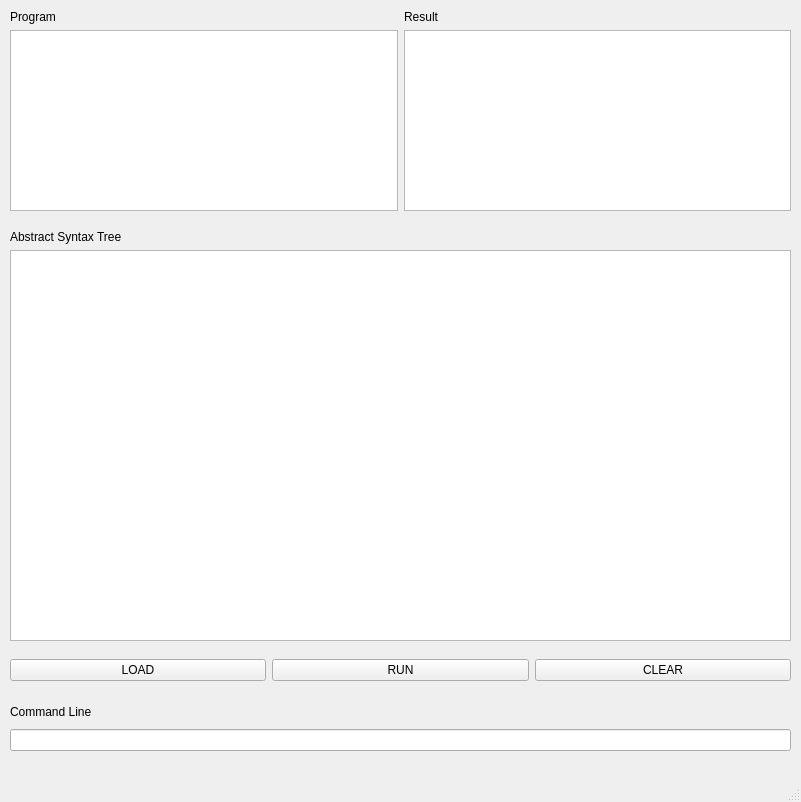
<?xml version="1.0" encoding="UTF-8"?>
<ui version="4.0">
 <class>MainWindow</class>
 <widget class="QMainWindow" name="MainWindow">
  <property name="geometry">
   <rect>
    <x>0</x>
    <y>0</y>
    <width>801</width>
    <height>802</height>
   </rect>
  </property>
  <property name="windowTitle">
   <string>MainWindow</string>
  </property>
  <widget class="QWidget" name="centralwidget">
   <widget class="QWidget" name="horizontalLayoutWidget">
    <property name="geometry">
     <rect>
      <x>10</x>
      <y>10</y>
      <width>781</width>
      <height>201</height>
     </rect>
    </property>
    <layout class="QHBoxLayout" name="horizontalLayout">
     <item>
      <layout class="QVBoxLayout" name="verticalLayout_2">
       <item>
        <widget class="QLabel" name="label_code">
         <property name="text">
          <string>Program</string>
         </property>
        </widget>
       </item>
       <item>
        <widget class="QTextBrowser" name="textBrowser_code">
         <property name="html">
          <string>&lt;!DOCTYPE HTML PUBLIC &quot;-//W3C//DTD HTML 4.0//EN&quot; &quot;http://www.w3.org/TR/REC-html40/strict.dtd&quot;&gt;
&lt;html&gt;&lt;head&gt;&lt;meta name=&quot;qrichtext&quot; content=&quot;1&quot; /&gt;&lt;style type=&quot;text/css&quot;&gt;
p, li { white-space: pre-wrap; }
&lt;/style&gt;&lt;/head&gt;&lt;body style=&quot; font-family:'SimSun'; font-size:9pt; font-weight:400; font-style:normal;&quot;&gt;
&lt;p style=&quot;-qt-paragraph-type:empty; margin-top:0px; margin-bottom:0px; margin-left:0px; margin-right:0px; -qt-block-indent:0; text-indent:0px;&quot;&gt;&lt;br /&gt;&lt;/p&gt;&lt;/body&gt;&lt;/html&gt;</string>
         </property>
        </widget>
       </item>
      </layout>
     </item>
     <item>
      <layout class="QVBoxLayout" name="verticalLayout">
       <item>
        <widget class="QLabel" name="label_result">
         <property name="text">
          <string>Result</string>
         </property>
        </widget>
       </item>
       <item>
        <widget class="QTextBrowser" name="textBrowser_result">
         <property name="html">
          <string>&lt;!DOCTYPE HTML PUBLIC &quot;-//W3C//DTD HTML 4.0//EN&quot; &quot;http://www.w3.org/TR/REC-html40/strict.dtd&quot;&gt;
&lt;html&gt;&lt;head&gt;&lt;meta name=&quot;qrichtext&quot; content=&quot;1&quot; /&gt;&lt;style type=&quot;text/css&quot;&gt;
p, li { white-space: pre-wrap; }
&lt;/style&gt;&lt;/head&gt;&lt;body style=&quot; font-family:'SimSun'; font-size:9pt; font-weight:400; font-style:normal;&quot;&gt;
&lt;p style=&quot;-qt-paragraph-type:empty; margin-top:0px; margin-bottom:0px; margin-left:0px; margin-right:0px; -qt-block-indent:0; text-indent:0px;&quot;&gt;&lt;br /&gt;&lt;/p&gt;&lt;/body&gt;&lt;/html&gt;</string>
         </property>
        </widget>
       </item>
      </layout>
     </item>
    </layout>
   </widget>
   <widget class="QWidget" name="verticalLayoutWidget">
    <property name="geometry">
     <rect>
      <x>10</x>
      <y>230</y>
      <width>781</width>
      <height>411</height>
     </rect>
    </property>
    <layout class="QVBoxLayout" name="verticalLayout_3">
     <item>
      <widget class="QLabel" name="label_tree">
       <property name="text">
        <string>Abstract Syntax Tree</string>
       </property>
      </widget>
     </item>
     <item>
      <widget class="QTextBrowser" name="textBrowser_tree">
       <property name="html">
        <string>&lt;!DOCTYPE HTML PUBLIC &quot;-//W3C//DTD HTML 4.0//EN&quot; &quot;http://www.w3.org/TR/REC-html40/strict.dtd&quot;&gt;
&lt;html&gt;&lt;head&gt;&lt;meta name=&quot;qrichtext&quot; content=&quot;1&quot; /&gt;&lt;style type=&quot;text/css&quot;&gt;
p, li { white-space: pre-wrap; }
&lt;/style&gt;&lt;/head&gt;&lt;body style=&quot; font-family:'SimSun'; font-size:9pt; font-weight:400; font-style:normal;&quot;&gt;
&lt;p style=&quot;-qt-paragraph-type:empty; margin-top:0px; margin-bottom:0px; margin-left:0px; margin-right:0px; -qt-block-indent:0; text-indent:0px;&quot;&gt;&lt;br /&gt;&lt;/p&gt;&lt;/body&gt;&lt;/html&gt;</string>
       </property>
      </widget>
     </item>
    </layout>
   </widget>
   <widget class="QWidget" name="horizontalLayoutWidget_2">
    <property name="geometry">
     <rect>
      <x>10</x>
      <y>650</y>
      <width>781</width>
      <height>41</height>
     </rect>
    </property>
    <layout class="QHBoxLayout" name="horizontalLayout_2">
     <item>
      <widget class="QPushButton" name="pushButton_load">
       <property name="text">
        <string>LOAD</string>
       </property>
      </widget>
     </item>
     <item>
      <widget class="QPushButton" name="pushButton_run">
       <property name="text">
        <string>RUN</string>
       </property>
      </widget>
     </item>
     <item>
      <widget class="QPushButton" name="pushButton_clear">
       <property name="text">
        <string>CLEAR</string>
       </property>
      </widget>
     </item>
    </layout>
   </widget>
   <widget class="QWidget" name="layoutWidget">
    <property name="geometry">
     <rect>
      <x>10</x>
      <y>700</y>
      <width>781</width>
      <height>51</height>
     </rect>
    </property>
    <layout class="QVBoxLayout" name="verticalLayout_4">
     <item>
      <widget class="QLabel" name="label_command">
       <property name="text">
        <string>Command Line</string>
       </property>
      </widget>
     </item>
     <item>
      <widget class="QLineEdit" name="lineEdit_command">
       <property name="minimumSize">
        <size>
         <width>0</width>
         <height>21</height>
        </size>
       </property>
      </widget>
     </item>
    </layout>
   </widget>
  </widget>
  <widget class="QMenuBar" name="menubar">
   <property name="geometry">
    <rect>
     <x>0</x>
     <y>0</y>
     <width>801</width>
     <height>26</height>
    </rect>
   </property>
  </widget>
  <widget class="QStatusBar" name="statusbar"/>
 </widget>
 <resources/>
 <connections/>
</ui>
